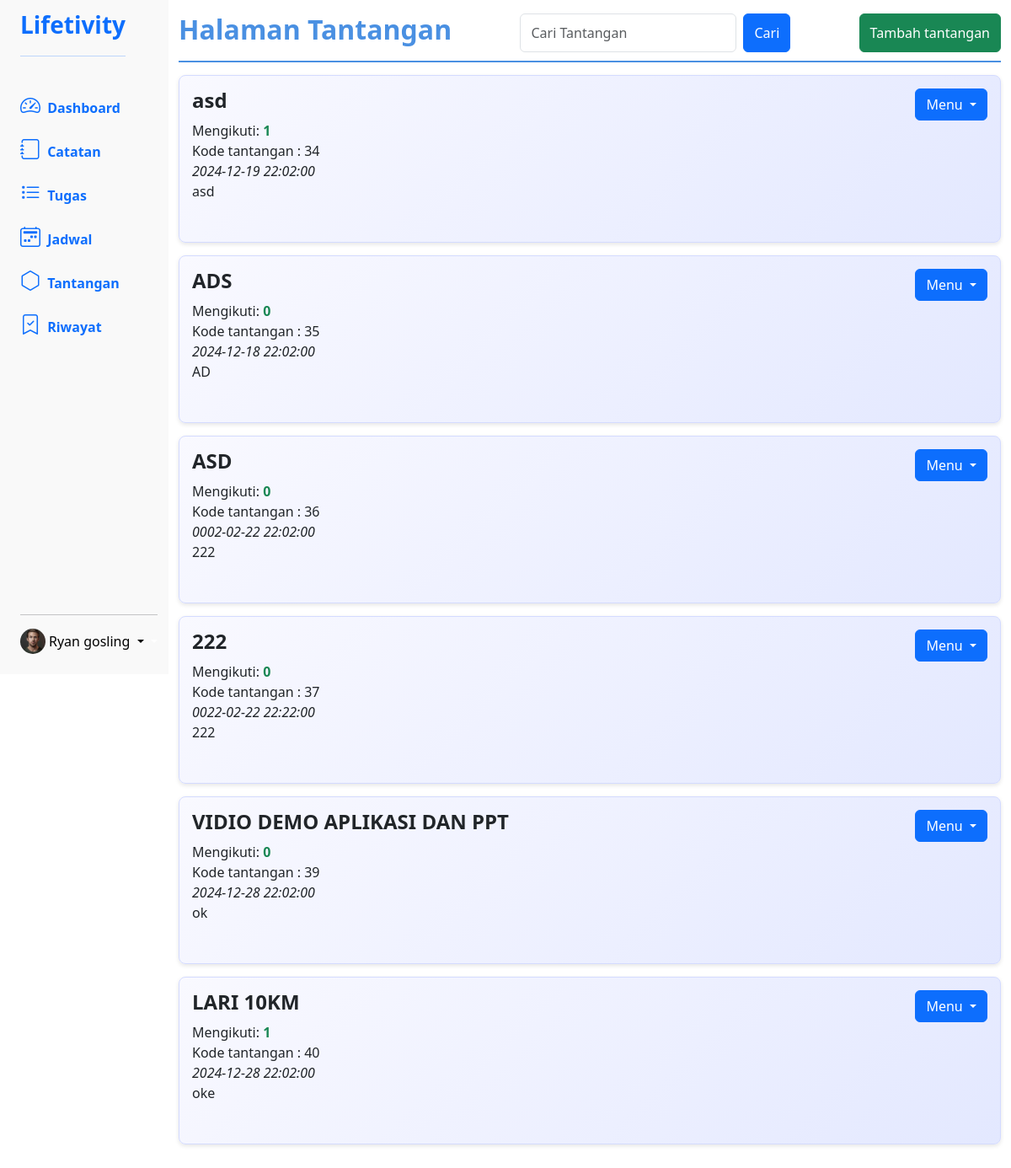
/tantangan/index.php (signed in), run on the app's committed database.
### tables this page shows
CREATE TABLE `users` (
  `id` int NOT NULL,
  `username` varchar(30) DEFAULT NULL,
  `password` varchar(255) DEFAULT NULL,
  `email` varchar(70) DEFAULT NULL,
  `is_guru` tinyint(1) DEFAULT NULL,
  `foto_profil` varchar(255) DEFAULT NULL,
  `telp` varchar(22) DEFAULT NULL
);

CREATE TABLE `tantangan` (
  `id_tantangan` int NOT NULL,
  `judul_tantangan` varchar(255) DEFAULT NULL,
  `isi_tantangan` text,
  `tanggal_pengingat` date DEFAULT NULL,
  `waktu_pengingat` time DEFAULT NULL,
  `id_pembuat` int DEFAULT NULL
);

### config/session.php (called while the page is built, shortened)
<?php
$nama_user = $_SESSION['username'];
$id_user = $_SESSION['id_user'];
?>

### tantangan/index.php (the view, shortened to what this page needs)
<?php
include "../asset/component/sidebar.php";
?>
<div class="isi_tugas">
    <div class="d-flex justify-content-between content-title">
        <h2 class=""><b>Halaman Tantangan</b></h2>
        <form class="d-flex" role="search" method="GET" action="">
            <input class="form-control me-2" type="search" name="search" placeholder="Cari Tantangan" aria-label="Search" value="<?php echo isset($_GET['search']) ? $_GET['search'] : ''; ?>">
            <button class="btn btn-primary" type="submit">Cari</button>
        </form>
        <button class="btn btn-success" data-bs-toggle="modal" data-bs-target="<?= $role === "guru" ? "#modal_tantangan_guru" : "#modal_tantangan_murid" ?>">
            Tambah tantangan
        </button>
    </div>
    <?php if ($role === 'guru'): ?>
        <?php
        $get_tantangan = mysqli_query($conn, "SELECT id_tantangan, judul_tantangan, isi_tantangan, tanggal_pengingat, waktu_pengingat
            FROM tantangan WHERE id_pembuat = '$id_user'");
        if (mysqli_num_rows($get_tantangan)) {
            $data_tantangan = mysqli_fetch_all($get_tantangan, MYSQLI_ASSOC);
            foreach ($data_tantangan as $data) {
        ?>
                <div class="tampil-tugas pb-5">
                    <div class="d-flex justify-content-between">
                        <div class="judul-tantangan">
                            <h4><b><?= $data['judul_tantangan']; ?></h4></b>
                        </div>
                        <div class="dropdown">
                            <button class="btn btn-primary dropdown-toggle" type="button" data-bs-toggle="dropdown" aria-expanded="false">
                                Menu
                            </button>
                        </div>
                    </div>
                    <div>
                        <?php
                        $get_pengikut = mysqli_query($conn, "SELECT COUNT(id_user) as jumlah FROM tantangan_stat WHERE id_tantangan = {$data['id_tantangan']}");
                        $pengikut = mysqli_fetch_assoc($get_pengikut)['jumlah'];
                        echo "Mengikuti: <b class='text-success'>$pengikut</b>";
                        ?>
                    </div>
                    <div class="id-tantangan">Kode tantangan : <?= $data['id_tantangan']; ?></div>
                    <div class="tanggal-tantangan"><i><?= $data['tanggal_pengingat']; ?> <?= $data['waktu_pengingat']; ?></i> </div>
                    <div class="isi-tantangan"><?= $data['isi_tantangan']; ?> </div>
                </div>
        <?php
            }
        } else {
            echo "Belum ada tantangan dibuat :)";
        }
        ?>
</div>
<?php endif; ?>
</div>
<?php
include "../asset/component/footer.php";
?>

### asset/component/sidebar.php (shortened to what this page needs)
<?php
include '../config/koneksi.php';
include '../config/session.php';
$role = $_SESSION['role'];
?>
<!DOCTYPE html>
<html lang="en">
<head>
    <link rel="stylesheet" href="../asset/css/sidebar.css">
    <link href="https://cdn.jsdelivr.net/npm/bootstrap@5.3.3/dist/css/bootstrap.min.css" rel="stylesheet"
>
        <link rel="stylesheet" href="https://cdn.jsdelivr.net/npm/bootstrap-icons@1.11.3/font/bootstrap-icons.min.css">
    <link rel="stylesheet" href="../asset/css/dashboard.css">
</head>
<body>
<div class="container-fluid">
    <div class="row flex-nowrap">
        <div class="sidebar-2 col-auto col-md-4 col-xl-2 px-sm-2 px-0" style="
            height: 100vh !important;
            position: sticky !important;
            top: 0 !important;
            z-index: 100 !important;
            background-color: #f9f9f9;">
            <div class="d-flex flex-column align-items-center align-items-sm-start px-3 pt-2 min-vh-100">
                <a class="d-flex align-items-center pb-3 mb-md-0 me-md-auto text-decoration-none">
                    <span class="fs-3 d-none d-sm-inline"><b>Lifetivity <hr></b></span>
                </a>
                <ul class="nav nav-pills flex-column mb-sm-auto mb-0 align-items-center align-items-sm-start" id="menu">
                    <li class="nav-item">
                        <a href="../dashboard" class="nav-link align-middle px-0">
                            <i class="fs-4 bi bi-speedometer2"></i> <span class="ms-1 fw-bold d-none d-sm-inline">Dashboard</span>
                        </a>
                    </li>
                    <li class="nav-item">
                        <a href="../catatan" class="nav-link align-middle px-0">
                            <i class="fs-4 bi bi-journal"></i> <span class="ms-1 d-none fw-bold d-sm-inline">Catatan</span>
                        </a>
                    </li>
                    <li class="nav-item">
                        <a href="../tugas" class="nav-link align-middle px-0">
                            <i class="fs-4 bi bi-list-task"></i> <span class="ms-1 d-none fw-bold d-sm-inline">Tugas</span>
                        </a>
                    </li>
                    <li class="nav-item">
                        <a href="../jadwal" class="nav-link align-middle px-0">
                            <i class="fs-4 bi bi-calendar2-week"></i> <span class="ms-1 d-none fw-bold d-sm-inline">Jadwal</span>
                        </a>
                    </li>
                    <li class="nav-item">
                        <a href="../tantangan" class="nav-link align-middle px-0">
                            <i class="fs-4 bi bi-hexagon"></i> <span class="ms-1 d-none d-sm-inline fw-bold">Tantangan</span>
                        </a>
                    </li>
                    <li class="nav-item">
                        <a href="../riwayat" class="nav-link align-middle px-0">
                            <i class="fs-4 bi bi-bookmark-check"></i> <span class="ms-1 d-none d-sm-inline fw-bold">Riwayat
                            </span>
                        </a>
                    </li>
                </ul>
                <?php
                $get_fotoprofil = mysqli_query($conn, "SELECT foto_profil FROM users WHERE id = $id_user");
                $data_fotoprofil = mysqli_fetch_assoc($get_fotoprofil);
                ?>
                <div class="dropdown pb-4">
                    <hr>
                    <a href="#" class="d-flex align-items-center text-white text-decoration-none dropdown-toggle" id="dropdownUser1" data-bs-toggle="dropdown" aria-expanded="false">
                        <img src="../uploads/profiles/<?php echo $data_fotoprofil['foto_profil'];?>" alt="hugenerd" width="30" height="30" class="rounded-circle">
                        <span class="d-none text-black d-sm-inline mx-1 dropdown-toggle">
                            <?= ucfirst($nama_user);?>
                        </span>
                    </a>
                </div>
            </div>
        </div>
        <div class="col py-3">

### asset/component/footer.php (shortened to what this page needs)
</div>
</div>
</body>
</html>

### asset/css/sidebar.css (style rules this page uses)
body { margin: 0px; padding: 0px; }

### asset/css/dashboard.css (style rules this page uses)
.content-title { font-size: 26px; font-weight: bold; color: #4a90e2; margin-bottom: 15px; text-align: left; border-bottom: 2px solid #4a90e2; padding-bottom: 10px; }
.isi_jadwal .tampil-jadwal, .isi_tugas .tampil-tugas { background: linear-gradient(135deg, #f9f9ff, #e3e8ff); border: 1px solid #d4dbff; border-radius: 8px; padding: 15px; margin-bottom: 15px; box-shadow: 0 2px 5px rgba(0, 0, 0, 0.1); transition: transform 0.2s, box-shadow 0.2s; text-align: left; }

### data on the page
users: foto_profil (picture)
tantangan: judul_tantangan "asd", pengikut "1", id_tantangan "34", tanggal_pengingat "2024-12-19", waktu_pengingat "22:02:00", isi_tantangan "asd"
tantangan: judul_tantangan "ADS", pengikut "0", id_tantangan "35", tanggal_pengingat "2024-12-18", waktu_pengingat "22:02:00", isi_tantangan "AD"
tantangan: judul_tantangan "ASD", pengikut "0", id_tantangan "36", tanggal_pengingat "0002-02-22", waktu_pengingat "22:02:00", isi_tantangan "222"
tantangan: judul_tantangan "222", pengikut "0", id_tantangan "37", tanggal_pengingat "0022-02-22", waktu_pengingat "22:22:00", isi_tantangan "222"
tantangan: judul_tantangan "VIDIO DEMO APLIKASI DAN PPT", pengikut "0", id_tantangan "39", tanggal_pengingat "2024-12-28", waktu_pengingat "22:02:00", isi_tantangan "ok"
tantangan: judul_tantangan "LARI 10KM", pengikut "1", id_tantangan "40", tanggal_pengingat "2024-12-28", waktu_pengingat "22:02:00", isi_tantangan "oke"

### other printed values
$nama_user "Ryan gosling"
